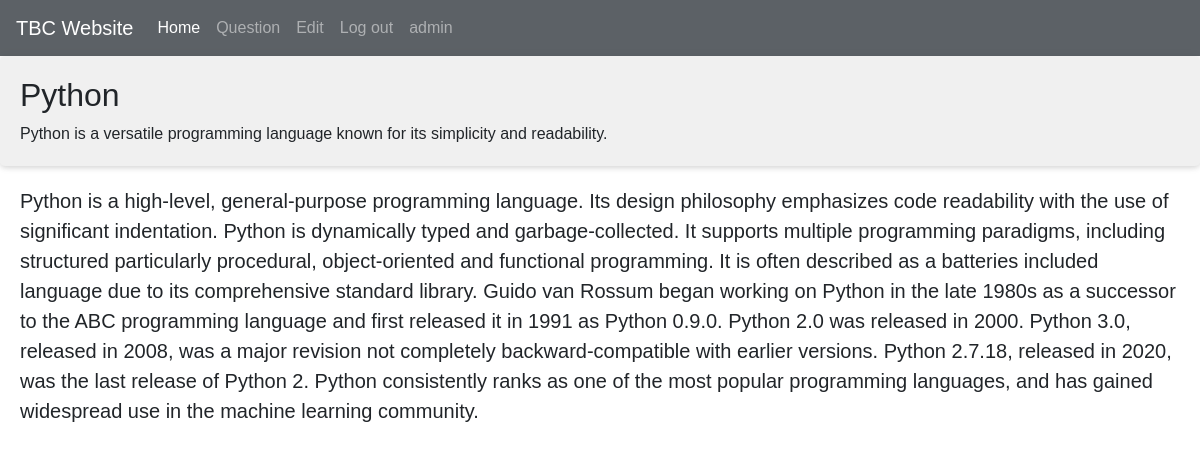
/info/1 (signed in), run on the app's committed database.
### models.py (models this page shows, shortened)
class User(db.Model, UserMixin):
    __tablename__ = "users"
    id = db.Column(db.Integer(), primary_key=True)
    username = db.Column(db.String())
    password = db.Column(db.String())
    birthday = db.Column(db.Date())
    role = db.Column(db.String())

class Info(db.Model):
    __tablename__ = "infos"
    id = db.Column(db.Integer(), primary_key=True)
    name = db.Column(db.String())
    inf = db.Column(db.String())
    moreinfo = db.Column(db.String())

### routes.py (the view)
@app.route("/info/<int:info_id>")
@login_required
def index5(info_id):
 info = Info.query.get(info_id)
 return render_template("index5.html", inff=info)

### models.py (called while the page is built)
@login_manager.user_loader
def load_user(user_id):
    return User.query.get(user_id)

### templates/index5.html (shortened to what this page needs)
{% extends "base.html" %}
{% block content %}
      <div class="languages">
        <div class="language">
            <h2>{{inff['name']}}</h2>
            <p>{{inff['inf']}}</p>
        </div>
    </div>
    <p class="p1">{{inff['moreinfo']}}</p>
{% endblock %}

### templates/navbar.html (shortened to what this page needs)
<nav class="navbar navbar-expand-lg navbar-dark bg-dark" style="opacity: 0.8">
    <a class="navbar-brand" href="https://www.tbcbank.ge/web/ka">TBC Website</a>
    <div class="collapse navbar-collapse" id="navbarNav">
      <ul class="navbar-nav">
        <li class="nav-item active">
          <a class="nav-link" href="/">Home</a>
        </li>
        <li class="nav-item">
          <a class="nav-link" href="/search">Question</a>
        </li>
        {% if current_user.role == "Admin" %}
        <li class="nav-item">
          <a class="nav-link" href="/registered_users">Edit</a>
        </li>
        {% endif %}
        {% if current_user.is_authenticated %}
        <li class="nav-item">
          <a class="nav-link" href="/logout">Log out</a>
        </li>
        {% endif %}
        <li class="nav-item">
          <a class="nav-link" href="#">{{ current_user.username }}</a>
        </li>
      </ul>
    </div>
  </nav>

### templates/index5.html (style rules this page uses)
body { font-family: Arial, sans-serif; margin: 0; padding: 0; }
.languages { display: grid; grid-template-columns: repeat(auto-fit, minmax(200px, 1fr)); grid-gap: 20px; background-color: #fff; border-radius: 5px; box-shadow: 0 0 10px rgba(0, 0, 0, 0.1); }
.language { background-color: #f0f0f0; padding: 20px; border-radius: 5px; box-shadow: 0 2px 5px rgba(0, 0, 0, 0.1); transition: all 0.3s ease; }
.language h2 { margin-top: 0; }
.language p { margin-bottom: 0; }
.p1 { font-size: 20px; padding: 20px; }

### data on the page
User: username "admin"
Info: name "Python", inf "Python is a versatile programming language known for its simplicity and readability.", moreinfo "Python is a high-level, general-purpose programming language. Its design philosophy emphasizes code readability with the use of significant indentation. Python is dynamically typed and garbage-collected. It supports multiple programming paradigms, including structured particularly procedural, object-oriented and functional programming. It is often described as a batteries included language due to its comprehensive standard library. Guido van Rossum began working on Python in the late 1980s as a successor to the ABC programming language and first released it in 1991 as Python 0.9.0. Python 2.0 was released in 2000. Python 3.0, released in 2008, was a major revision not completely…"
